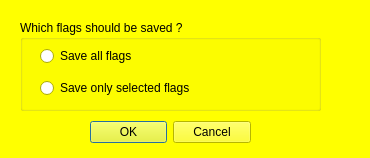
<?xml version="1.0" encoding="UTF-8"?>
<ui version="4.0">
 <class>mqSaveFlagsDialog</class>
 <widget class="QDialog" name="mqSaveFlagsDialog">
  <property name="geometry">
   <rect>
    <x>0</x>
    <y>0</y>
    <width>370</width>
    <height>158</height>
   </rect>
  </property>
  <property name="palette">
   <palette>
    <active>
     <colorrole role="WindowText">
      <brush brushstyle="SolidPattern">
       <color alpha="255">
        <red>0</red>
        <green>0</green>
        <blue>0</blue>
       </color>
      </brush>
     </colorrole>
     <colorrole role="Button">
      <brush brushstyle="SolidPattern">
       <color alpha="255">
        <red>255</red>
        <green>255</green>
        <blue>0</blue>
       </color>
      </brush>
     </colorrole>
     <colorrole role="Light">
      <brush brushstyle="SolidPattern">
       <color alpha="255">
        <red>255</red>
        <green>255</green>
        <blue>127</blue>
       </color>
      </brush>
     </colorrole>
     <colorrole role="Midlight">
      <brush brushstyle="SolidPattern">
       <color alpha="255">
        <red>255</red>
        <green>255</green>
        <blue>63</blue>
       </color>
      </brush>
     </colorrole>
     <colorrole role="Dark">
      <brush brushstyle="SolidPattern">
       <color alpha="255">
        <red>127</red>
        <green>127</green>
        <blue>0</blue>
       </color>
      </brush>
     </colorrole>
     <colorrole role="Mid">
      <brush brushstyle="SolidPattern">
       <color alpha="255">
        <red>170</red>
        <green>170</green>
        <blue>0</blue>
       </color>
      </brush>
     </colorrole>
     <colorrole role="Text">
      <brush brushstyle="SolidPattern">
       <color alpha="255">
        <red>0</red>
        <green>0</green>
        <blue>0</blue>
       </color>
      </brush>
     </colorrole>
     <colorrole role="BrightText">
      <brush brushstyle="SolidPattern">
       <color alpha="255">
        <red>255</red>
        <green>255</green>
        <blue>255</blue>
       </color>
      </brush>
     </colorrole>
     <colorrole role="ButtonText">
      <brush brushstyle="SolidPattern">
       <color alpha="255">
        <red>0</red>
        <green>0</green>
        <blue>0</blue>
       </color>
      </brush>
     </colorrole>
     <colorrole role="Base">
      <brush brushstyle="SolidPattern">
       <color alpha="255">
        <red>255</red>
        <green>255</green>
        <blue>255</blue>
       </color>
      </brush>
     </colorrole>
     <colorrole role="Window">
      <brush brushstyle="SolidPattern">
       <color alpha="255">
        <red>255</red>
        <green>255</green>
        <blue>0</blue>
       </color>
      </brush>
     </colorrole>
     <colorrole role="Shadow">
      <brush brushstyle="SolidPattern">
       <color alpha="255">
        <red>0</red>
        <green>0</green>
        <blue>0</blue>
       </color>
      </brush>
     </colorrole>
     <colorrole role="AlternateBase">
      <brush brushstyle="SolidPattern">
       <color alpha="255">
        <red>255</red>
        <green>255</green>
        <blue>127</blue>
       </color>
      </brush>
     </colorrole>
     <colorrole role="ToolTipBase">
      <brush brushstyle="SolidPattern">
       <color alpha="255">
        <red>255</red>
        <green>255</green>
        <blue>220</blue>
       </color>
      </brush>
     </colorrole>
     <colorrole role="ToolTipText">
      <brush brushstyle="SolidPattern">
       <color alpha="255">
        <red>0</red>
        <green>0</green>
        <blue>0</blue>
       </color>
      </brush>
     </colorrole>
    </active>
    <inactive>
     <colorrole role="WindowText">
      <brush brushstyle="SolidPattern">
       <color alpha="255">
        <red>0</red>
        <green>0</green>
        <blue>0</blue>
       </color>
      </brush>
     </colorrole>
     <colorrole role="Button">
      <brush brushstyle="SolidPattern">
       <color alpha="255">
        <red>255</red>
        <green>255</green>
        <blue>0</blue>
       </color>
      </brush>
     </colorrole>
     <colorrole role="Light">
      <brush brushstyle="SolidPattern">
       <color alpha="255">
        <red>255</red>
        <green>255</green>
        <blue>127</blue>
       </color>
      </brush>
     </colorrole>
     <colorrole role="Midlight">
      <brush brushstyle="SolidPattern">
       <color alpha="255">
        <red>255</red>
        <green>255</green>
        <blue>63</blue>
       </color>
      </brush>
     </colorrole>
     <colorrole role="Dark">
      <brush brushstyle="SolidPattern">
       <color alpha="255">
        <red>127</red>
        <green>127</green>
        <blue>0</blue>
       </color>
      </brush>
     </colorrole>
     <colorrole role="Mid">
      <brush brushstyle="SolidPattern">
       <color alpha="255">
        <red>170</red>
        <green>170</green>
        <blue>0</blue>
       </color>
      </brush>
     </colorrole>
     <colorrole role="Text">
      <brush brushstyle="SolidPattern">
       <color alpha="255">
        <red>0</red>
        <green>0</green>
        <blue>0</blue>
       </color>
      </brush>
     </colorrole>
     <colorrole role="BrightText">
      <brush brushstyle="SolidPattern">
       <color alpha="255">
        <red>255</red>
        <green>255</green>
        <blue>255</blue>
       </color>
      </brush>
     </colorrole>
     <colorrole role="ButtonText">
      <brush brushstyle="SolidPattern">
       <color alpha="255">
        <red>0</red>
        <green>0</green>
        <blue>0</blue>
       </color>
      </brush>
     </colorrole>
     <colorrole role="Base">
      <brush brushstyle="SolidPattern">
       <color alpha="255">
        <red>255</red>
        <green>255</green>
        <blue>255</blue>
       </color>
      </brush>
     </colorrole>
     <colorrole role="Window">
      <brush brushstyle="SolidPattern">
       <color alpha="255">
        <red>255</red>
        <green>255</green>
        <blue>0</blue>
       </color>
      </brush>
     </colorrole>
     <colorrole role="Shadow">
      <brush brushstyle="SolidPattern">
       <color alpha="255">
        <red>0</red>
        <green>0</green>
        <blue>0</blue>
       </color>
      </brush>
     </colorrole>
     <colorrole role="AlternateBase">
      <brush brushstyle="SolidPattern">
       <color alpha="255">
        <red>255</red>
        <green>255</green>
        <blue>127</blue>
       </color>
      </brush>
     </colorrole>
     <colorrole role="ToolTipBase">
      <brush brushstyle="SolidPattern">
       <color alpha="255">
        <red>255</red>
        <green>255</green>
        <blue>220</blue>
       </color>
      </brush>
     </colorrole>
     <colorrole role="ToolTipText">
      <brush brushstyle="SolidPattern">
       <color alpha="255">
        <red>0</red>
        <green>0</green>
        <blue>0</blue>
       </color>
      </brush>
     </colorrole>
    </inactive>
    <disabled>
     <colorrole role="WindowText">
      <brush brushstyle="SolidPattern">
       <color alpha="255">
        <red>127</red>
        <green>127</green>
        <blue>0</blue>
       </color>
      </brush>
     </colorrole>
     <colorrole role="Button">
      <brush brushstyle="SolidPattern">
       <color alpha="255">
        <red>255</red>
        <green>255</green>
        <blue>0</blue>
       </color>
      </brush>
     </colorrole>
     <colorrole role="Light">
      <brush brushstyle="SolidPattern">
       <color alpha="255">
        <red>255</red>
        <green>255</green>
        <blue>127</blue>
       </color>
      </brush>
     </colorrole>
     <colorrole role="Midlight">
      <brush brushstyle="SolidPattern">
       <color alpha="255">
        <red>255</red>
        <green>255</green>
        <blue>63</blue>
       </color>
      </brush>
     </colorrole>
     <colorrole role="Dark">
      <brush brushstyle="SolidPattern">
       <color alpha="255">
        <red>127</red>
        <green>127</green>
        <blue>0</blue>
       </color>
      </brush>
     </colorrole>
     <colorrole role="Mid">
      <brush brushstyle="SolidPattern">
       <color alpha="255">
        <red>170</red>
        <green>170</green>
        <blue>0</blue>
       </color>
      </brush>
     </colorrole>
     <colorrole role="Text">
      <brush brushstyle="SolidPattern">
       <color alpha="255">
        <red>127</red>
        <green>127</green>
        <blue>0</blue>
       </color>
      </brush>
     </colorrole>
     <colorrole role="BrightText">
      <brush brushstyle="SolidPattern">
       <color alpha="255">
        <red>255</red>
        <green>255</green>
        <blue>255</blue>
       </color>
      </brush>
     </colorrole>
     <colorrole role="ButtonText">
      <brush brushstyle="SolidPattern">
       <color alpha="255">
        <red>127</red>
        <green>127</green>
        <blue>0</blue>
       </color>
      </brush>
     </colorrole>
     <colorrole role="Base">
      <brush brushstyle="SolidPattern">
       <color alpha="255">
        <red>255</red>
        <green>255</green>
        <blue>0</blue>
       </color>
      </brush>
     </colorrole>
     <colorrole role="Window">
      <brush brushstyle="SolidPattern">
       <color alpha="255">
        <red>255</red>
        <green>255</green>
        <blue>0</blue>
       </color>
      </brush>
     </colorrole>
     <colorrole role="Shadow">
      <brush brushstyle="SolidPattern">
       <color alpha="255">
        <red>0</red>
        <green>0</green>
        <blue>0</blue>
       </color>
      </brush>
     </colorrole>
     <colorrole role="AlternateBase">
      <brush brushstyle="SolidPattern">
       <color alpha="255">
        <red>255</red>
        <green>255</green>
        <blue>0</blue>
       </color>
      </brush>
     </colorrole>
     <colorrole role="ToolTipBase">
      <brush brushstyle="SolidPattern">
       <color alpha="255">
        <red>255</red>
        <green>255</green>
        <blue>220</blue>
       </color>
      </brush>
     </colorrole>
     <colorrole role="ToolTipText">
      <brush brushstyle="SolidPattern">
       <color alpha="255">
        <red>0</red>
        <green>0</green>
        <blue>0</blue>
       </color>
      </brush>
     </colorrole>
    </disabled>
   </palette>
  </property>
  <property name="windowTitle">
   <string>Save flags</string>
  </property>
  <widget class="QWidget" name="layoutWidget">
   <property name="geometry">
    <rect>
     <x>90</x>
     <y>120</y>
     <width>161</width>
     <height>25</height>
    </rect>
   </property>
   <layout class="QHBoxLayout" name="horizontalLayout_2">
    <item>
     <widget class="QDialogButtonBox" name="buttonBox">
      <property name="orientation">
       <enum>Qt::Horizontal</enum>
      </property>
      <property name="standardButtons">
       <set>QDialogButtonBox::Cancel|QDialogButtonBox::Ok</set>
      </property>
     </widget>
    </item>
   </layout>
  </widget>
  <widget class="QGroupBox" name="FlgToBeSaved">
   <property name="geometry">
    <rect>
     <x>20</x>
     <y>20</y>
     <width>301</width>
     <height>91</height>
    </rect>
   </property>
   <property name="title">
    <string>Which flags should be saved ?</string>
   </property>
   <widget class="QWidget" name="verticalLayoutWidget_8">
    <property name="geometry">
     <rect>
      <x>20</x>
      <y>20</y>
      <width>271</width>
      <height>65</height>
     </rect>
    </property>
    <layout class="QVBoxLayout" name="verticalLayout1_4">
     <item>
      <widget class="QRadioButton" name="SaveAll">
       <property name="text">
        <string>Save all flags</string>
       </property>
      </widget>
     </item>
     <item>
      <widget class="QRadioButton" name="SaveOnlySelected">
       <property name="text">
        <string>Save only selected flags</string>
       </property>
      </widget>
     </item>
    </layout>
   </widget>
  </widget>
 </widget>
 <resources/>
 <connections>
  <connection>
   <sender>buttonBox</sender>
   <signal>accepted()</signal>
   <receiver>mqSaveFlagsDialog</receiver>
   <slot>accept()</slot>
   <hints>
    <hint type="sourcelabel">
     <x>248</x>
     <y>254</y>
    </hint>
    <hint type="destinationlabel">
     <x>157</x>
     <y>274</y>
    </hint>
   </hints>
  </connection>
  <connection>
   <sender>buttonBox</sender>
   <signal>rejected()</signal>
   <receiver>mqSaveFlagsDialog</receiver>
   <slot>reject()</slot>
   <hints>
    <hint type="sourcelabel">
     <x>316</x>
     <y>260</y>
    </hint>
    <hint type="destinationlabel">
     <x>286</x>
     <y>274</y>
    </hint>
   </hints>
  </connection>
 </connections>
</ui>
